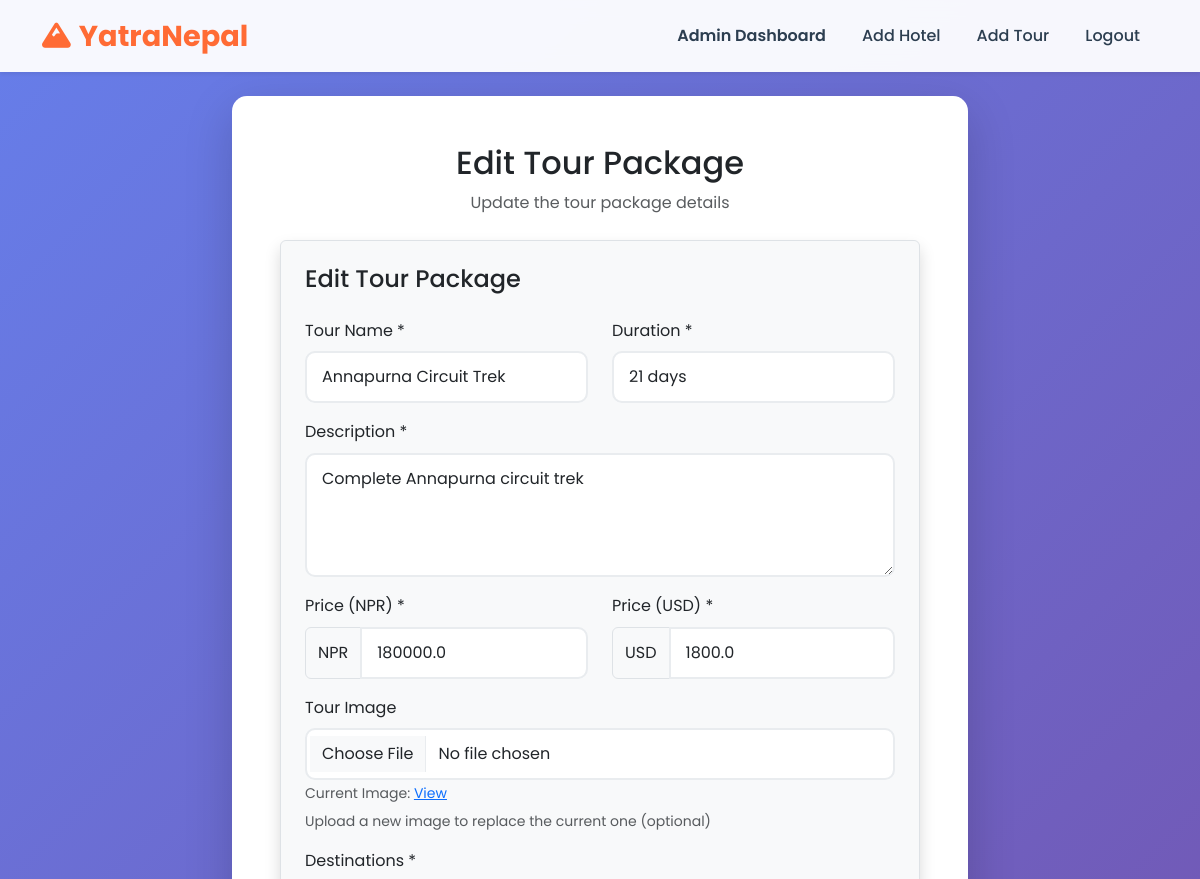
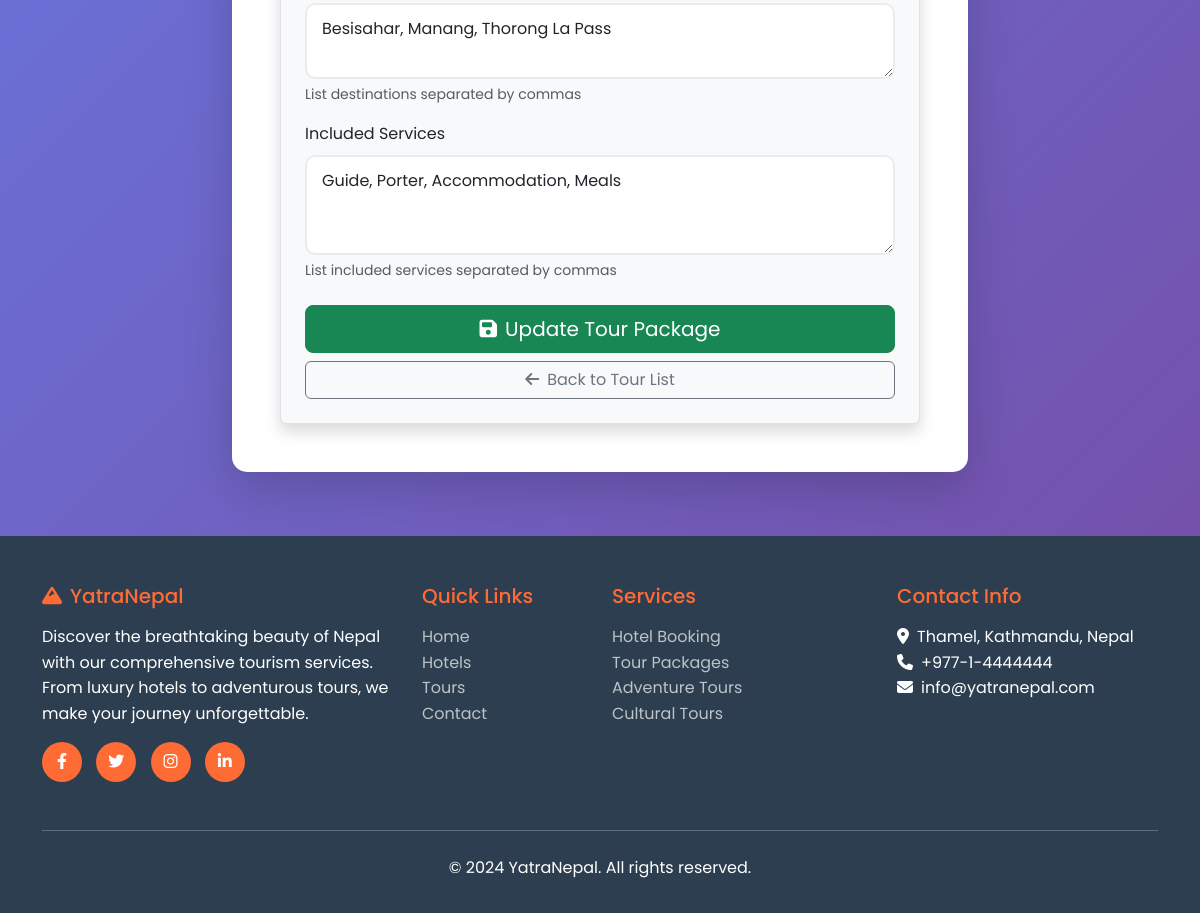
Screenshot of /admin/tours/edit/2 (signed in) with the database file from the repository (2 pictures, top to bottom).
### app.py (models this page shows)
class TourPackage(db.Model):
    id = db.Column(db.Integer, primary_key=True)
    name = db.Column(db.String(100), nullable=False)
    description = db.Column(db.Text, nullable=False)
    duration = db.Column(db.String(50), nullable=False)
    price_nrp = db.Column(db.Float, nullable=False)
    price_usd = db.Column(db.Float, nullable=False)
    rating = db.Column(db.Float, default=0.0)
    image_url = db.Column(db.String(200))
    destinations = db.Column(db.Text)
    included_services = db.Column(db.Text)
    created_at = db.Column(db.DateTime, default=datetime.utcnow)

### app.py (the view, shortened to what this page needs)
@app.route('/admin/tours/edit/<int:id>', methods=['GET', 'POST'])
@login_required
@admin_required
def edit_tour(id):
    tour = TourPackage.query.get_or_404(id)
    return render_template('admin/edit_tour.html', tour=tour)

### app.py (called while the page is built)
@app.context_processor
def inject_request():
    return dict(request=request)

@login_manager.user_loader
def load_user(user_id):
    return User.query.get(int(user_id))

def admin_required(f):
    @wraps(f)
    def decorated_function(*args, **kwargs):
        if not current_user.is_admin:
            flash("Access denied: Admins only!", "danger")
            return redirect(url_for('index'))
        return f(*args, **kwargs)
    return decorated_function

### templates/admin/edit_tour.html (shortened to what this page needs)
{% extends "base.html" %}
{% block content %}
<div class="container mt-5 pt-5">
    <div class="row justify-content-center">
        <div class="col-lg-8">
            <div class="card shadow-lg" data-aos="fade-up">
                <div class="card-body p-5">
                    <div class="text-center mb-4">
                        <h2 class="card-title">Edit Tour Package</h2>
                        <p class="text-muted">Update the tour package details</p>
                    </div>
                    <form method="POST" enctype="multipart/form-data" id="editTourForm" class="p-4 border rounded shadow bg-light">
                        <h4 class="mb-4">Edit Tour Package</h4>
                        <div class="row">
                            <div class="col-md-6 mb-3">
                                <label for="name" class="form-label">Tour Name *</label>
                                <input type="text" class="form-control" id="name" name="name" required
                                       value="{{ tour.name }}">
                            </div>
                            <div class="col-md-6 mb-3">
                                <label for="duration" class="form-label">Duration *</label>
                                <input type="text" class="form-control" id="duration" name="duration" required
                                       value="{{ tour.duration }}" placeholder="e.g., 3 Days 2 Nights">
                            </div>
                        </div>
                        <div class="mb-3">
                            <label for="description" class="form-label">Description *</label>
                            <textarea class="form-control" id="description" name="description" rows="4" required
                                      placeholder="Describe the tour, highlights, and what makes it special...">{{ tour.description }}</textarea>
                        </div>
                        <div class="row">
                            <div class="col-md-6 mb-3">
                                <label for="price_nrp" class="form-label">Price (NPR) *</label>
                                <div class="input-group">
                                    <span class="input-group-text">NPR</span>
                                    <input type="number" class="form-control" id="price_nrp" name="price_nrp"
                                           min="0" step="0.01" required value="{{ tour.price_nrp }}">
                                </div>
                            </div>
                            <div class="col-md-6 mb-3">
                                <label for="price_usd" class="form-label">Price (USD) *</label>
                                <div class="input-group">
                                    <span class="input-group-text">USD</span>
                                    <input type="number" class="form-control" id="price_usd" name="price_usd"
                                           min="0" step="0.01" required value="{{ tour.price_usd }}">
                                </div>
                            </div>
                        </div>
                        <div class="mb-3">
                            <label for="image" class="form-label">Tour Image</label>
                            <input type="file" class="form-control" id="image" name="image" accept="image/*">
                            {% if tour.image_url %}
                                <small class="form-text text-muted mt-1">
                                    Current Image: <a href="{{ tour.image_url }}" target="_blank">View</a>
                                </small>
                            {% endif %}
                            <div class="form-text">Upload a new image to replace the current one (optional)</div>
                        </div>
                        <div class="mb-3">
                            <label for="destinations" class="form-label">Destinations *</label>
                            <textarea class="form-control" id="destinations" name="destinations" rows="2" required
                                      placeholder="Mount Everest, Pokhara, Kathmandu, etc. (separate with commas)">{{ tour.destinations }}</textarea>
                            <div class="form-text">List destinations separated by commas</div>
                        </div>
                        <div class="mb-4">
                            <label for="included_services" class="form-label">Included Services</label>
                            <textarea class="form-control" id="included_services" name="included_services" rows="3"
                                      placeholder="Accommodation, Meals, Transportation, Guide, etc. (separate with commas)">{{ tour.included_services }}</textarea>
                            <div class="form-text">List included services separated by commas</div>
                        </div>
                        <div class="d-grid gap-2">
                            <button type="submit" class="btn btn-success btn-lg">
                                <i class="fas fa-save me-2"></i>Update Tour Package
                            </button>
                            <a href="{{ url_for('admin_tour_list') }}" class="btn btn-outline-secondary">
                                <i class="fas fa-arrow-left me-2"></i>Back to Tour List
                            </a>
                        </div>
                    </form>
                </div>
            </div>
        </div>
    </div>
</div>
{% endblock %}

### static/css/admin.css (style rules this page uses)
:root { --admin-primary: #2c3e50; --admin-secondary: #34495e; --admin-accent: #3498db; --admin-success: #27ae60; --admin-warning: #f39c12; --admin-danger: #e74c3c; --admin-light: #ecf0f1; --admin-dark: #2c3e50; --admin-border: #bdc3c7; --admin-shadow: rgba(0, 0, 0, 0.1); }

### templates/base.html (style rules this page uses)
:root { --primary-color: #ff6b35; --secondary-color: #f7931e; --accent-color: #ffd23f; --dark-color: #2c3e50; --light-color: #ecf0f1; --success-color: #27ae60; --danger-color: #e74c3c; }
* { margin: 0; padding: 0; box-sizing: border-box; }
body { font-family: 'Poppins', sans-serif; line-height: 1.6; color: var(--dark-color); background: linear-gradient(135deg, #667eea 0%, #764ba2 100%); min-height: 100vh; }
.card { border: none; border-radius: 15px; box-shadow: 0 10px 30px rgba(0, 0, 0, 0.1); transition: all 0.3s ease; overflow: hidden; }
.form-control { border-radius: 10px; border: 2px solid #e9ecef; padding: 12px 15px; transition: all 0.3s ease; }

### rows the page displays
TourPackage: name "Annapurna Circuit Trek", duration "21 days", description "Complete Annapurna circuit trek", price_nrp "180000.0", price_usd "1800.0", destinations "Besisahar, Manang, Thorong La Pass", included_services "Guide, Porter, Accommodation, Meals"
